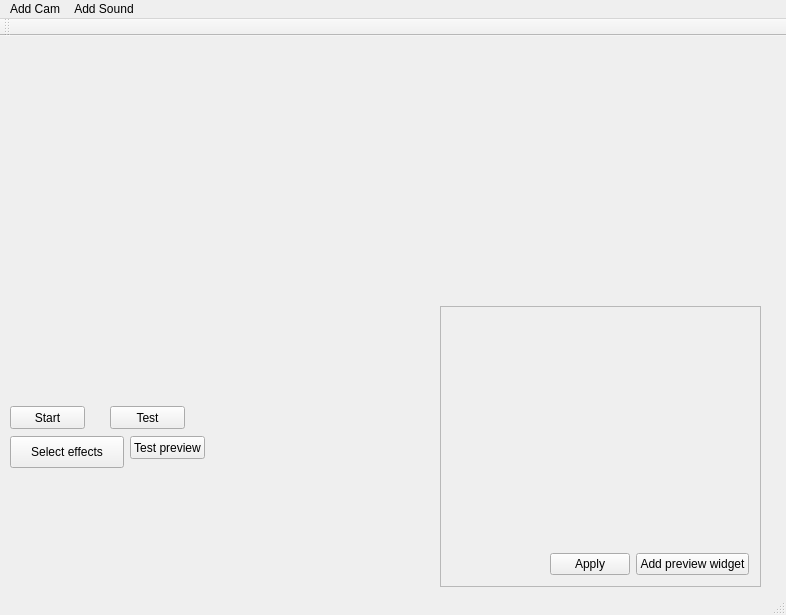
<?xml version="1.0" encoding="UTF-8"?>
<ui version="4.0">
 <class>MainWindow</class>
 <widget class="QMainWindow" name="MainWindow">
  <property name="geometry">
   <rect>
    <x>0</x>
    <y>0</y>
    <width>786</width>
    <height>615</height>
   </rect>
  </property>
  <property name="windowTitle">
   <string>MainWindow</string>
  </property>
  <widget class="QWidget" name="centralWidget">
   <widget class="QPushButton" name="startButton">
    <property name="geometry">
     <rect>
      <x>10</x>
      <y>370</y>
      <width>75</width>
      <height>23</height>
     </rect>
    </property>
    <property name="text">
     <string>Start</string>
    </property>
   </widget>
   <widget class="QPushButton" name="pushButton">
    <property name="geometry">
     <rect>
      <x>110</x>
      <y>370</y>
      <width>75</width>
      <height>23</height>
     </rect>
    </property>
    <property name="text">
     <string>Test</string>
    </property>
   </widget>
   <widget class="QWidget" name="horizontalLayoutWidget">
    <property name="geometry">
     <rect>
      <x>220</x>
      <y>270</y>
      <width>211</width>
      <height>131</height>
     </rect>
    </property>
    <layout class="QHBoxLayout" name="horizontalLayout"/>
   </widget>
   <widget class="QPushButton" name="testPreviewButton">
    <property name="geometry">
     <rect>
      <x>130</x>
      <y>400</y>
      <width>75</width>
      <height>23</height>
     </rect>
    </property>
    <property name="text">
     <string>Test preview</string>
    </property>
   </widget>
   <widget class="QPushButton" name="pbSelectEffects">
    <property name="geometry">
     <rect>
      <x>10</x>
      <y>400</y>
      <width>114</width>
      <height>32</height>
     </rect>
    </property>
    <property name="text">
     <string>Select effects</string>
    </property>
   </widget>
   <widget class="QFrame" name="frame">
    <property name="geometry">
     <rect>
      <x>440</x>
      <y>270</y>
      <width>321</width>
      <height>281</height>
     </rect>
    </property>
    <property name="frameShape">
     <enum>QFrame::StyledPanel</enum>
    </property>
    <property name="frameShadow">
     <enum>QFrame::Raised</enum>
    </property>
    <layout class="QGridLayout" name="gridLayout">
     <item row="0" column="0" colspan="3">
      <widget class="CSceneWidget" name="sceneWidget" native="true"/>
     </item>
     <item row="1" column="2">
      <widget class="QPushButton" name="pbAddPreviewWidget">
       <property name="text">
        <string>Add preview widget</string>
       </property>
      </widget>
     </item>
     <item row="1" column="0">
      <spacer name="horizontalSpacer">
       <property name="orientation">
        <enum>Qt::Horizontal</enum>
       </property>
       <property name="sizeHint" stdset="0">
        <size>
         <width>40</width>
         <height>20</height>
        </size>
       </property>
      </spacer>
     </item>
     <item row="1" column="1">
      <widget class="QPushButton" name="pbApply">
       <property name="text">
        <string>Apply</string>
       </property>
      </widget>
     </item>
    </layout>
   </widget>
  </widget>
  <widget class="QMenuBar" name="menuBar">
   <property name="geometry">
    <rect>
     <x>0</x>
     <y>0</y>
     <width>786</width>
     <height>21</height>
    </rect>
   </property>
   <property name="defaultUp">
    <bool>false</bool>
   </property>
   <property name="nativeMenuBar">
    <bool>false</bool>
   </property>
   <widget class="QMenu" name="menuAdd_Cam">
    <property name="title">
     <string>Add Cam</string>
    </property>
   </widget>
   <widget class="QMenu" name="menuAdd_Sound">
    <property name="title">
     <string>Add Sound</string>
    </property>
   </widget>
   <addaction name="menuAdd_Cam"/>
   <addaction name="menuAdd_Sound"/>
  </widget>
  <widget class="QToolBar" name="mainToolBar">
   <attribute name="toolBarArea">
    <enum>TopToolBarArea</enum>
   </attribute>
   <attribute name="toolBarBreak">
    <bool>false</bool>
   </attribute>
  </widget>
  <widget class="QStatusBar" name="statusBar"/>
  <action name="action3245345435345">
   <property name="text">
    <string>3245345435345</string>
   </property>
  </action>
  <action name="actionFff">
   <property name="text">
    <string>fff</string>
   </property>
  </action>
  <action name="action11222">
   <property name="text">
    <string>11222</string>
   </property>
  </action>
 </widget>
 <layoutdefault spacing="6" margin="11"/>
 <customwidgets>
  <customwidget>
   <class>CSceneWidget</class>
   <extends>QWidget</extends>
   <header>scenewidget.h</header>
   <container>1</container>
  </customwidget>
 </customwidgets>
 <resources/>
 <connections/>
</ui>
